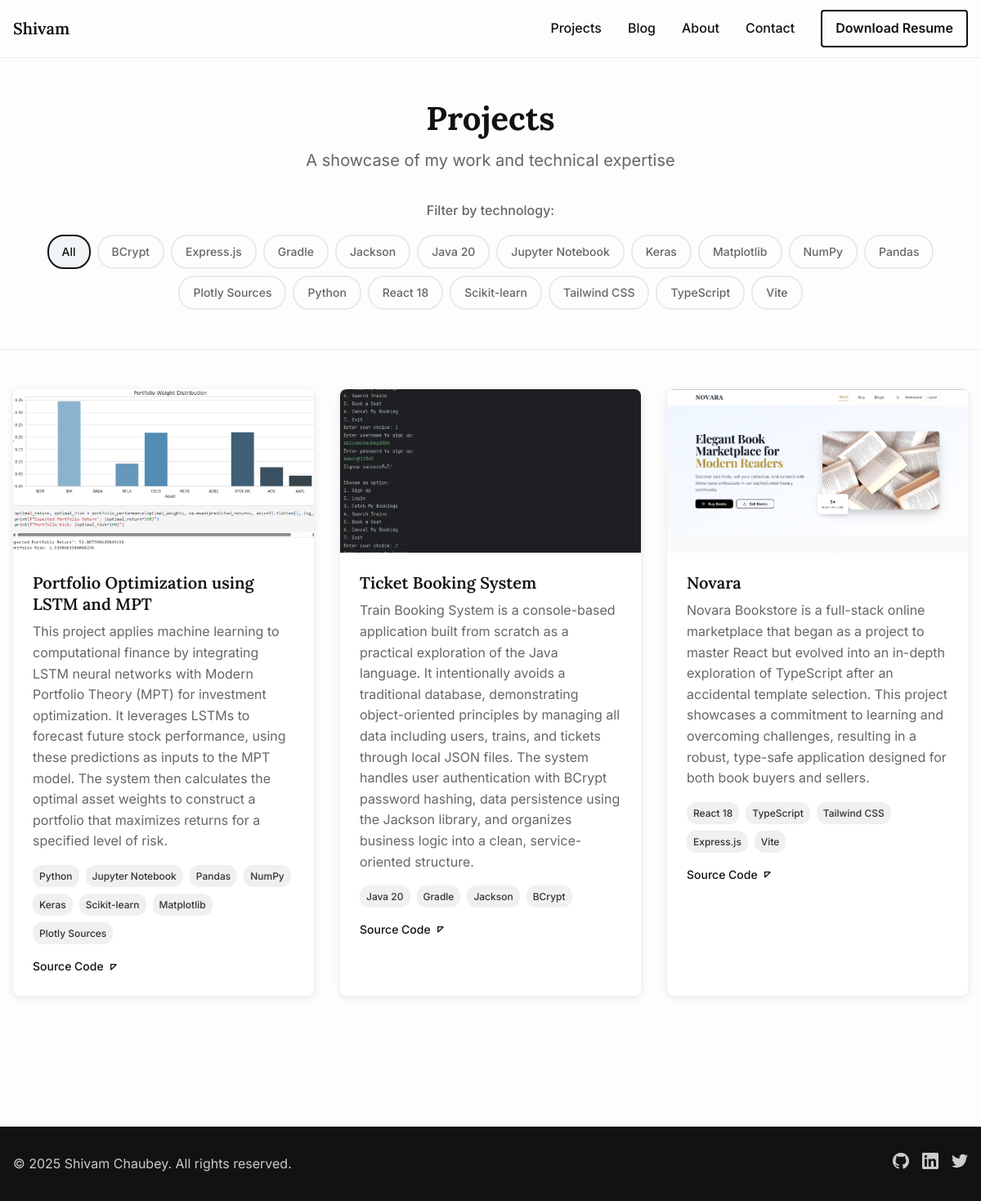
/projects/, run on the app's committed database.
### portfolio/models.py (models this page shows, shortened)
class SiteSettings(models.Model):
    site_title = models.CharField(max_length=100, default="Shivam Chaubey")
    navbar_title = models.CharField(max_length=50, default="Shivam", help_text="Text for navbar brand")
    hero_title = models.CharField(max_length=100, default="Hi, I am Shivam", help_text="Main hero section title")
    author_name = models.CharField(max_length=100, default="Shivam Chaubey", help_text="Author name for blog posts")
    tagline = models.CharField(max_length=200,
                              default="Software Developer & Creative Technologist")
    bio_short = models.TextField(max_length=500,
                                help_text="Brief bio for homepage hero section")
    bio_long = RichTextUploadingField(help_text="Detailed bio for about page")
    profile_image = models.ImageField(upload_to='profile/', blank=True, null=True,
                                     help_text="Professional headshot")
    email = models.EmailField(help_text="Professional email address")
    github_url = models.URLField(blank=True, help_text="GitHub profile URL")
    linkedin_url = models.URLField(blank=True, help_text="LinkedIn profile URL")
    twitter_url = models.URLField(blank=True, help_text="Twitter/X profile URL")
    meta_description = models.TextField(max_length=160, blank=True,
                                       help_text="Site description for search engines")
    created_at = models.DateTimeField(auto_now_add=True)
    updated_at = models.DateTimeField(auto_now=True)
    class Meta:
        verbose_name = "Site Settings"
        verbose_name_plural = "Site Settings"

class Project(models.Model):
    title = models.CharField(max_length=200, help_text="Project name")
    description = models.TextField(help_text="Brief description of the project")
    detailed_description = RichTextUploadingField(blank=True,
                                                 help_text="Detailed project description (optional)")
    image = models.ImageField(upload_to='project_images/', blank=True, null=True,
                             help_text="Project screenshot or image")
    live_url = models.URLField(blank=True, help_text="Live demo URL (optional)")
    github_url = models.URLField(blank=True, help_text="GitHub repository URL (optional)")
    tech_stack = models.CharField(max_length=300,
                                 help_text="Technologies used (comma-separated)")
    is_featured = models.BooleanField(default=False,
                                     help_text="Show on homepage featured section")
    is_active = models.BooleanField(default=True,
                                   help_text="Display this project on the website")
    order = models.PositiveIntegerField(default=0,
                                       help_text="Display order (lower numbers first)")
    created_at = models.DateTimeField(auto_now_add=True)
    updated_at = models.DateTimeField(auto_now=True)
    class Meta:
        ordering = ['order', '-created_at']
        verbose_name = "Project"
        verbose_name_plural = "Projects"
    @property
    def tech_stack_list(self):
        return [tech.strip() for tech in self.tech_stack.split(',') if tech.strip()]

### portfolio/views.py (the view)
# urls.py: path('projects/', views.projects, name='projects'),
def projects(request):
    all_projects = Project.objects.filter(is_active=True)
    tech_filter = request.GET.get('tech')
    if tech_filter:
        all_projects = all_projects.filter(tech_stack__icontains=tech_filter)
    all_tech = set()
    for project in Project.objects.filter(is_active=True):
        all_tech.update(project.tech_stack_list)
    all_tech = sorted(list(all_tech))
    context = {
        'site_settings': get_site_settings(),
        'projects': all_projects,
        'all_tech': all_tech,
        'current_tech': tech_filter,
    }
    return render(request, 'portfolio/projects.html', context)

### templates/portfolio/projects.html (shortened to what this page needs)
{% extends 'base.html' %}
{% load static %}
{% block content %}
<section class="page-header">
    <div class="container">
        <h1 class="page-title">Projects</h1>
        <p class="page-subtitle">A showcase of my work and technical expertise</p>
        {% if all_tech %}
        <div class="filter-section">
            <div class="filter-label">Filter by technology:</div>
            <div class="filter-tags">
                <a href="{% url 'projects' %}" class="filter-tag {% if not current_tech %}active{% endif %}">
                    All
                </a>
                {% for tech in all_tech %}
                    <a href="?tech={{ tech }}" class="filter-tag {% if current_tech == tech %}active{% endif %}">
                        {{ tech }}
                    </a>
                {% endfor %}
            </div>
        </div>
        {% endif %}
    </div>
</section>
<section class="projects-content">
    <div class="container">
        {% if projects %}
            <div class="projects-grid">
                {% for project in projects %}
                <article class="project-card">
                    {% if project.image %}
                        <div class="project-image">
                        </div>
                    {% endif %}
                    <div class="project-content">
                        <h3 class="project-title">{{ project.title }}</h3>
                        <p class="project-description">{{ project.description }}</p>
                        <div class="project-tech">
                            {% for tech in project.tech_stack_list %}
                                <span class="tech-tag">{{ tech }}</span>
                            {% endfor %}
                        </div>
                        <div class="project-links">
                            {% if project.github_url %}
                                <a href="{{ project.github_url }}" target="_blank" rel="noopener noreferrer"
                                   class="project-link">
                                    Source Code
                                    <svg width="16" height="16" viewBox="0 0 24 24" fill="none" stroke="currentColor" stroke-width="2">
                                        <path d="m7 17 10-10M17 7H7v10"/>
                                    </svg>
                                </a>
                            {% endif %}
                        </div>
                    </div>
                </article>
                {% endfor %}
            </div>
        {% else %}
            <div class="empty-state">
                <h3>No projects found</h3>
                <p>{% if current_tech %}No projects found for "{{ current_tech }}". <a href="{% url 'projects' %}">View all projects</a>{% else %}Check back soon for new projects!{% endif %}</p>
            </div>
        {% endif %}
    </div>
</section>
{% endblock %}

### templates/base.html (shortened to what this page needs)
<!DOCTYPE html>
<html lang="en">
<head>
    {% load static %}
    <link rel="stylesheet" href="{% static 'css/style.css' %}">
</head>
<body>
    <nav class="navbar">
        <div class="nav-container">
            <a href="{% url 'index' %}" class="nav-brand">{{ site_settings.navbar_title }}</a>
            <div class="nav-menu" id="nav-menu">
                <a href="{% url 'projects' %}" class="nav-link">Projects</a>
                <a href="{% url 'blog_list' %}" class="nav-link">Blog</a>
                <a href="{% url 'about' %}" class="nav-link">About</a>
                <a href="{% url 'contact' %}" class="nav-link">Contact</a>
                <a href="{% url 'download_resume' %}" class="nav-link resume-btn">Download Resume</a>
            </div>
        </div>
    </nav>
    <main class="main-content">
        {% block content %}{% endblock %}
    </main>
    <footer class="footer">
        <div class="footer-container">
            <div class="footer-content">
                <p>&copy; {% now "Y" %} {{ site_settings.site_title }}. All rights reserved.</p>
                <div class="social-links">
                    {% if site_settings.github_url %}
                        <a href="{{ site_settings.github_url }}" target="_blank" rel="noopener noreferrer" aria-label="GitHub">
                        </a>
                    {% endif %}
                    {% if site_settings.linkedin_url %}
                        <a href="{{ site_settings.linkedin_url }}" target="_blank" rel="noopener noreferrer" aria-label="LinkedIn">
                        </a>
                    {% endif %}
                    {% if site_settings.twitter_url %}
                        <a href="{{ site_settings.twitter_url }}" target="_blank" rel="noopener noreferrer" aria-label="Twitter">
                        </a>
                    {% endif %}
                </div>
            </div>
        </div>
    </footer>
</body>
</html>

### static/css/style.css (style rules this page uses)
* { margin: 0; padding: 0; box-sizing: border-box; }
html { font-size: 16px; scroll-behavior: smooth; }
body { font-family: 'Inter', -apple-system, BlinkMacSystemFont, 'Segoe UI', Roboto, sans-serif; font-weight: 400; line-height: 1.6; color: #121212; background-color: #FDFDFD; -webkit-font-smoothing: antialiased; -moz-osx-font-smoothing: grayscale; }
h1, h2, h3, h4, h5, h6 { font-family: 'Lora', 'Times New Roman', serif; font-weight: 600; line-height: 1.3; margin-bottom: 1rem; color: #121212; }
h1 { font-size: 2.5rem; font-weight: 700; }
h3 { font-size: 1.5rem; }
p { margin-bottom: 1rem; line-height: 1.7; }
a { color: #121212; text-decoration: none; transition: color 0.2s ease; }
.container { max-width: 1200px; margin: 0 auto; padding: 0 1rem; }
.navbar { background-color: #FDFDFD; border-bottom: 1px solid #EAEAEA; position: sticky; top: 0; z-index: 100; backdrop-filter: blur(10px); }
.nav-container { max-width: 1200px; margin: 0 auto; padding: 0 1rem; display: flex; justify-content: space-between; align-items: center; height: 70px; }
.nav-brand { font-family: 'Lora', serif; font-size: 1.25rem; font-weight: 600; color: #121212; text-decoration: none; }
.nav-menu { display: flex; align-items: center; gap: 2rem; }
.nav-link { color: #121212; font-weight: 500; padding: 0.5rem 0; position: relative; transition: color 0.2s ease; }
.nav-link.resume-btn { border: 2px solid #121212; padding: 0.5rem 1rem; border-radius: 4px; color: #121212; font-weight: 600; }
.page-header { padding: 3rem 0; text-align: center; border-bottom: 1px solid #EAEAEA; }
.page-title { font-size: 2.5rem; margin-bottom: 0.5rem; }
.page-subtitle { font-size: 1.25rem; color: #666; font-weight: 400; }
.projects-grid { display: grid; grid-template-columns: repeat(3, 1fr); gap: 2rem; margin-bottom: 3rem; justify-content: center; }
.project-card { background: white; border-radius: 8px; overflow: hidden; box-shadow: 0 2px 10px rgba(0, 0, 0, 0.1); transition: transform 0.2s ease, box-shadow 0.2s ease; }
.project-image { position: relative; height: 200px; overflow: hidden; }
.project-content { padding: 1.5rem; }
.project-title { font-size: 1.25rem; margin-bottom: 0.5rem; }
.project-description { color: #666; margin-bottom: 1rem; line-height: 1.6; }
.project-tech { display: flex; flex-wrap: wrap; gap: 0.5rem; margin-bottom: 1rem; }
.tech-tag { background-color: #F0F0F0; color: #333; padding: 0.25rem 0.5rem; border-radius: 12px; font-size: 0.75rem; font-weight: 500; }
.project-links { display: flex; gap: 1rem; }
.project-link { display: flex; align-items: center; gap: 0.25rem; color: #121212; font-weight: 500; font-size: 0.875rem; }
.projects-content { padding: 3rem 0; }
.filter-section { margin-top: 2rem; text-align: center; }
.filter-label { font-weight: 500; margin-bottom: 1rem; color: #666; }
.filter-tags { display: flex; flex-wrap: wrap; gap: 0.5rem; justify-content: center; }
.filter-tag { padding: 0.5rem 1rem; border: 2px solid #EAEAEA; border-radius: 20px; color: #666; font-size: 0.875rem; font-weight: 500; text-decoration: none; transition: all 0.2s ease; }
.filter-tag:hover, .filter-tag.active { border-color: #121212; color: #121212; background-color: rgba(0, 78, 137, 0.05); }
.footer { background-color: #121212; color: white; padding: 2rem 0; margin-top: 4rem; }
.footer-container { max-width: 1200px; margin: 0 auto; padding: 0 1rem; }
.footer-content { display: flex; justify-content: space-between; align-items: center; flex-wrap: wrap; gap: 1rem; }
.footer-content p { margin: 0; color: #ccc; }
.social-links { display: flex; gap: 1rem; }
.social-links a { color: #ccc; transition: color 0.2s ease; }

### data on the page
SiteSettings: navbar_title "Shivam", site_title "Shivam Chaubey"
Project: title "Portfolio Optimization using LSTM and MPT", description "This project applies machine learning to computational finance by integrating LSTM neural networks with Modern Portfolio Theory (MPT) for investment optimization. It leverages LSTMs to forecast future stock performance, using these predictions as inputs to the MPT model. The system then calculates the optimal asset weights to construct a portfolio that maximizes returns for a specified level of risk.", tech_stack_list "Python" "Jupyter Notebook" "Pandas" "NumPy" "Keras" "Scikit-learn" "Matplotlib" "Plotly Sources"
Project: title "Ticket Booking System", description "Train Booking System is a console-based application built from scratch as a practical exploration of the Java language. It intentionally avoids a traditional database, demonstrating object-oriented principles by managing all data including users, trains, and tickets through local JSON files. The system handles user authentication with BCrypt password hashing, data persistence using the Jackson library, and organizes business logic into a clean, service-oriented structure.", tech_stack_list "Java 20" "Gradle" "Jackson" "BCrypt"
Project: title "Novara", description "Novara Bookstore is a full-stack online marketplace that began as a project to master React but evolved into an in-depth exploration of TypeScript after an accidental template selection. This project showcases a commitment to learning and overcoming challenges, resulting in a robust, type-safe application designed for both book buyers and sellers.", tech_stack_list "React 18" "TypeScript" "Tailwind CSS" "Express.js" "Vite"

### other printed values
{{ tech }} "BCrypt" "Express.js" "Gradle" "Jackson" "Java 20" "Jupyter Notebook" "Keras" "Matplotlib" "NumPy" "Pandas" "Plotly Sources" "Python" "React 18" "Scikit-learn" "Tailwind CSS" "TypeScript" "Vite"
